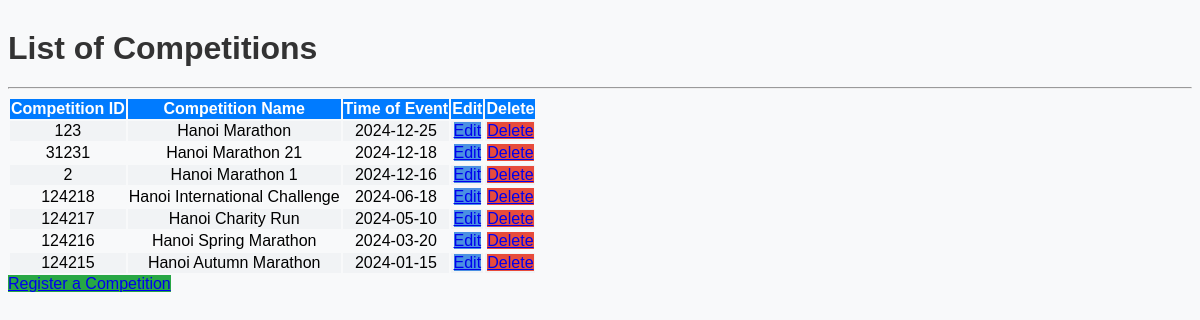
Page /admin/showcompetition.php on the committed database.
### tables this page shows
CREATE TABLE `marathon` (
  `MarathonID` int(11) NOT NULL,
  `RaceName` varchar(255) DEFAULT NULL,
  `Date` date DEFAULT NULL,
  `ImagePath` varchar(255) NOT NULL DEFAULT '../admin/assets/img/default.jpg'
);

### admin/showcompetition.php (the view, shortened to what this page needs)
<!DOCTYPE html>
<html lang="en">
<head>
</head>
<body>
  <div class="container">
    <h1 class="text-center">List of Competitions</h1>
    <hr>
    <?php
      require_once(__DIR__ . '/../config.php');
      $query = "SELECT * FROM marathon ORDER BY Date DESC";
      $result = $conn->query($query);
      if ($result->num_rows > 0) {
        echo "<div class='table-responsive'>";
        echo "<table class='table table-striped table-hover'>";
        echo "<thead>";
        echo "<tr>";
        echo "<th scope='col'>Competition ID</th>";
        echo "<th scope='col'>Competition Name</th>";
        echo "<th scope='col'>Time of Event</th>";
        echo "<th scope='col'>Edit</th>";
        echo "<th scope='col'>Delete</th>";
        echo "</tr>";
        echo "</thead>";
        echo "<tbody>";
        while ($row = $result->fetch_assoc()) {
          echo "<tr>";
          echo "<td>" . $row['MarathonID'] . "</td>";
          echo "<td>" . $row['RaceName'] . "</td>";
          echo "<td>" . $row['Date'] . "</td>";
          echo "<td><a href='edit_competition.php?id=" . $row['MarathonID'] . "' class='btn btn-primary btn-sm'><i class='fas fa-edit'></i> Edit</a></td>";
          echo "<td><a href='delete_competition.php?id=" . $row['MarathonID'] . "' class='btn btn-danger btn-sm'><i class='fas fa-trash-alt'></i> Delete</a></td>";
          echo "</tr>";
        }
        echo "</tbody>";
        echo "</table>";
        echo "</div>";
        echo "</div>";
      } else {
        echo "<div class='alert alert-warning text-center'>No competitions found.</div>";
      }
      echo "<div class='text-center mt-4'>";
      echo "<a href='registation_form.php' class='btn btn-success btn-lg'><i class='fas fa-plus'></i> Register a Competition</a>";
    ?>
  </div>
</body>
</html>

### admin/showcompetition.php (style rules this page uses)
body { background-color: #f8f9fa; font-family: 'Poppins', sans-serif; }
h1 { font-weight: bold; color: #333; margin-bottom: 20px; }
.container { margin-top: 30px; }
.table th { background-color: #007bff; color: #fff; text-align: center; }
.table td, .table th { text-align: center; vertical-align: middle; }
.btn { transition: all 0.3s ease; }
.btn-primary { background-color: #4a90e2; border: none; }
.btn-danger { background-color: #e74c3c; border: none; }
.btn-success { background-color: #28a745; border: none; }
.table-striped > tbody > tr:nth-of-type(odd) { background-color: #f1f3f5; }

### rows in the picture
marathon: MarathonID "123", RaceName "Hanoi Marathon", Date "2024-12-25"
marathon: MarathonID "31231", RaceName "Hanoi Marathon 21", Date "2024-12-18"
marathon: MarathonID "2", RaceName "Hanoi Marathon 1", Date "2024-12-16"
marathon: MarathonID "124218", RaceName "Hanoi International Challenge", Date "2024-06-18"
marathon: MarathonID "124217", RaceName "Hanoi Charity Run", Date "2024-05-10"
marathon: MarathonID "124216", RaceName "Hanoi Spring Marathon", Date "2024-03-20"
marathon: MarathonID "124215", RaceName "Hanoi Autumn Marathon", Date "2024-01-15"
